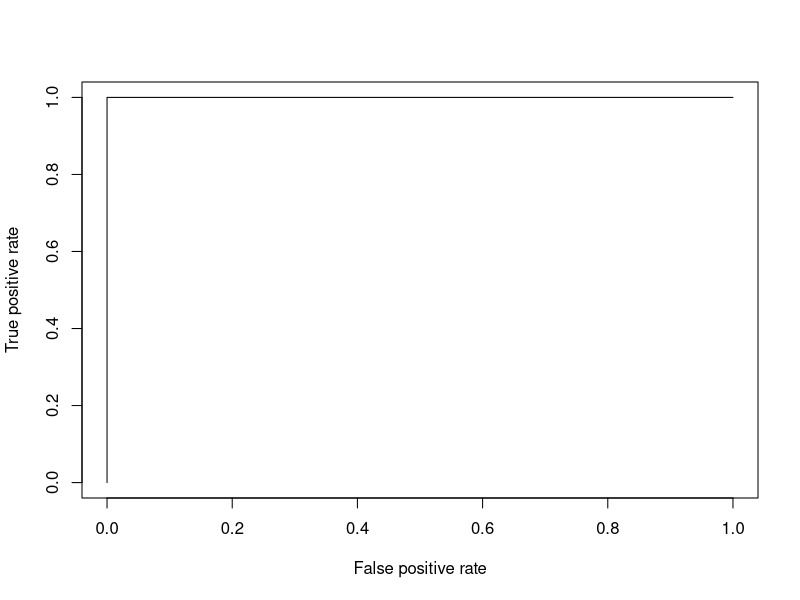
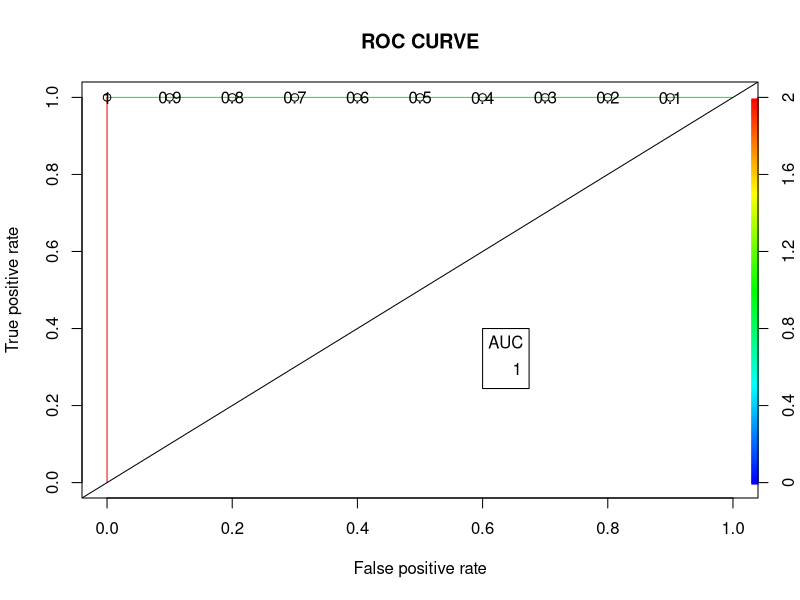

Generate these figures, in order, with R:
install.packages("caTools") 
install.packages("ROCR")  

# Loading package
library(caTools)
library(ROCR)

# Splitting dataset
split <- sample.split(mtcars, SplitRatio = 0.8)
split

train_reg <- subset(mtcars, split == "TRUE")
test_reg <- subset(mtcars, split == "FALSE")

# Training model
logistic_model <- glm(vs ~ wt + disp,
                      data = train_reg,
                      family = "binomial")
logistic_model

# Summary
summary(logistic_model)

# Predict test data based on model
predict_reg <- predict(logistic_model,
                       test_reg, type = "response")
predict_reg

# Changing probabilities
predict_reg <- ifelse(predict_reg >0.5, 1, 0)

# Evaluating model accuracy
# using confusion matrix
table(test_reg$vs, predict_reg)

missing_classerr <- mean(predict_reg != test_reg$vs)
print(paste('Accuracy =', 1 - missing_classerr))

# ROC-AUC Curve
ROCPred <- prediction(predict_reg, test_reg$vs)
ROCPer <- performance(ROCPred, measure = "tpr",
                      x.measure = "fpr")

auc <- performance(ROCPred, measure = "auc")
auc <- auc@y.values[[1]]
auc

# Plotting curve
plot(ROCPer)
plot(ROCPer, colorize = TRUE,
     print.cutoffs.at = seq(0.1, by = 0.1),
     main = "ROC CURVE")
abline(a = 0, b = 1)

auc <- round(auc, 4)
legend(.6, .4, auc, title = "AUC", cex = 1)
